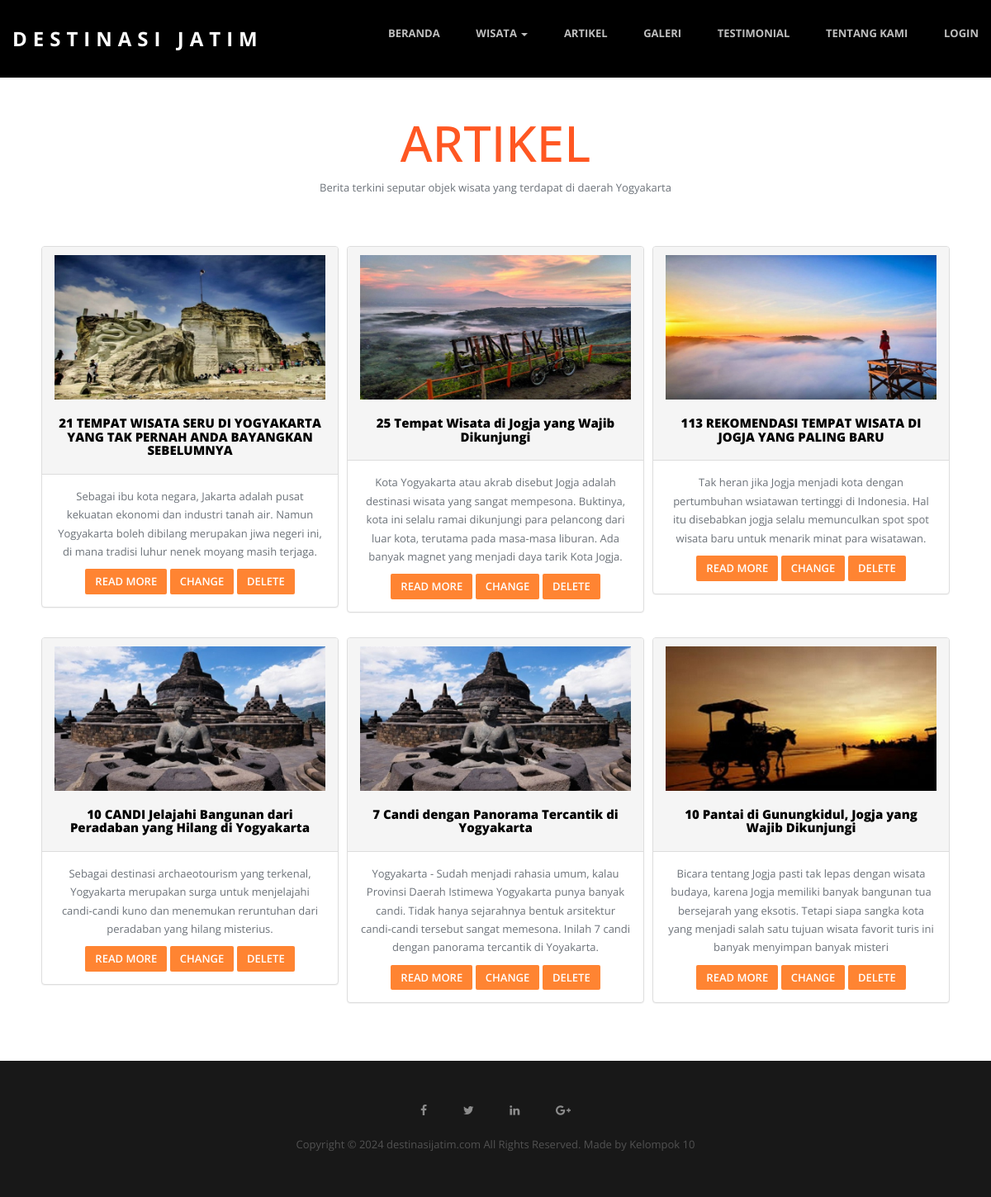
Screenshot of /artikel.php with the database file from the repository.
### tables this page shows
CREATE TABLE `artikel` (
  `id` int(100) NOT NULL,
  `judul` varchar(400) NOT NULL,
  `keterangan` varchar(500) NOT NULL,
  `url` varchar(250) NOT NULL,
  `foto` varchar(200) NOT NULL
);

### artikel.php (the view, shortened to what this page needs)
<!doctype html>
<html class="no-js" lang="">
<head>
  <link rel="stylesheet" href="css/bootstrap.min.css">
  <link rel="stylesheet" href="css/flexslider.css">
  <link rel="stylesheet" href="css/jquery.fancybox.css">
  <link rel="stylesheet" href="css/main.css">
  <link rel="stylesheet" href="css/responsive.css">
  <link rel="stylesheet" href="css/font-icon.css">
  <link rel="stylesheet" href="css/animate.min.css">
  <link rel="stylesheet" href="css/article.css">
  <link rel="stylesheet" href="https://maxcdn.bootstrapcdn.com/font-awesome/4.4.0/css/font-awesome.min.css">
</head>
<body>
  <header id="header" class="navbar-fixed-top">
    <div class="header-content clearfix"> <a class="logo" href="index.php">DESTINASI JATIM</a>
      <nav class="navigation" role="navigation">
        <ul class="primary-nav">
          <li><a href="index.php">Beranda</a></li>
          <li class="dropdown">
            <a href="#" class="dropdown-toggle" data-toggle="dropdown">Wisata <b class="caret"></b></a>
          </li>
          <li><a href="artikel.php">Artikel</a></li>
          <li><a href="galeri.php">Galeri</a></li>
          <li><a href="testimonial.php">Testimonial</a></li>
          <li><a href="tentang.php">Tentang Kami</a></li>
          <?php
          if (!isset($_SESSION['is_login'])) {
          ?>
            <li>
              <a href="login.php">Login</a>
            </li>
          <?php } else { ?>
            <li>
              <a href="akunuser.php?logoutSubmit=1" class="logout">Logout (<?= $_SESSION['namauser']; ?>)</a>
            </li><?php } ?>
        </ul>
      </nav>
    </div>
  </header>
  <main>
    <section id="intro" class="title-container">
      <div class="container">
        <div class="col-md-8 col-md-offset-2 text-center">
          <h1 class="title-intro">ARTIKEL</h1>
            <p>Berita terkini seputar objek wisata yang terdapat di daerah Yogyakarta</p>
        </div>
      </div>
    </section>
    <section id="services" class="services service-section">
      <div class="article">
        <?php
        include "koneksi.php";
        $query = "SELECT * FROM artikel";
        $sql = mysqli_query($connect, $query);
        while ($data = mysqli_fetch_array($sql)) {
        ?>
          <div class="panel panel-default">
            <div class="panel-heading">
              <?php echo "<img src='images/foto/" . $data['foto'] . "'>"; ?>
              <h2> <?php echo "" . $data['judul'] . ""; ?></h2>
            </div>
            <div class="panel-body">
              <p> <?php echo "" . $data['keterangan'] . ""; ?></p>
              <a <?php echo "href=" . $data['url'] . ""; ?> class="btn btn-default">Read More</a>
              <button type="button" class="btn btn-primary" data-toggle="modal" data-target="#editArticleModal<?php echo $data['id']; ?>">
                Change
              </button>
              <a href="proses_hapus_artikel.php?id=<?php echo $data['id']; ?>" class="btn btn-danger">Delete</a>
            </div>
          </div>
        <?php
        }
        ?>
    </section>
  </main>
  <footer class="footer">
    <div class="footer-top section">
      <div class="container" align="center">
        <div class="row">
          <a style="padding:20px" ; href="#"><i class="fa fa-facebook"></i></a>
          <a style="padding:20px" ; href="#"><i class="fa fa-twitter"></i></a>
          <a style="padding:20px" ; href="#"><i class="fa fa-linkedin"></i></a>
          <a style="padding:20px" ; href="#"><i class="fa fa-google-plus"></i></a>
          <br>
          <br>
          <p>Copyright © 2024 destinasijatim.com All Rights Reserved. Made by Kelompok 10 </p>
        </div>
      </div>
    </div>
  </footer>
</body>
</html>

### css/main.css (style rules this page uses)
p { font-size: 13px; line-height: 22.4px; color: #6c7279; }
h1 { font-size: 65px; color: #2d3033; }
h2 { font-size: 40px; color: #2d3033; }
.btn { background-color: #F60; color: #fff; font-size: 13px; font-weight: 600; border: 0; -moz-border-radius: 2px; -webkit-border-radius: 2px; border-radius: 2px; display: inline-block; text-transform: uppercase; opacity:0.8; }
a { color: #e84545; }
body { font-family: "Open Sans", Arial, sans-serif; font-weight: 400; color: #6c7279; }
ul, ol { margin: 0; padding: 0; }
ul li { list-style: none; }
.section { padding: 3em 0; }
#header { position: fixed; width: 100%; z-index: 999; background-color: black; }
#header .header-content { margin: 0 auto; max-width: 1170px; padding: 30px 0; width: 100%; -moz-transition: padding 0.3s; -o-transition: padding 0.3s; -webkit-transition: padding 0.3s; transition: padding 0.3s; }
#header .logo { float: left; font-size: 2.4rem; font-weight:700; color:rgb(255, 255, 255); text-decoration:none; text-transform:uppercase; letter-spacing:7px; }
.navigation { float: right; }
.navigation li { display: inline-block; }
.navigation a { color: rgba(255, 255, 255, 0.75); font-size: 13px; font-weight: 700; margin-left: 40px; text-transform: uppercase; }
.panel-body { text-align: center; }
.service-section { padding-top: 50px; }
.services { margin-bottom: 50px; }
.footer { text-align: left; }
.footer-top { background-color: #181818; padding-top: 50px; }
.footer p { color: rgba(255, 255, 255, 0.25); }
.footer a { color: rgba(255, 255, 255, 0.50); }
.title-intro { color: #ff5722; font-size: 6rem; font-weight: 500; text-transform: uppercase; text-align: center; }
main { padding-top: 12rem; min-height: 77.5vh; }

### css/article.css (style rules this page uses)
.article { display: flex; flex-direction: row; justify-content: center; gap: 1rem; align-items: start; flex-wrap: wrap; }
.article > * { width: clamp(300px, 30%, 800px); text-align: center; }
.article img { width: 100%; object-fit: scale-down; }
.article h2 { font-size: 1.5rem; font-weight: 800; color: rgb(0, 0, 0); }

### rows the page displays
artikel: foto (picture), judul "21 TEMPAT WISATA SERU DI YOGYAKARTA YANG TAK PERNAH ANDA BAYANGKAN SEBELUMNYA", keterangan "Sebagai ibu kota negara, Jakarta adalah pusat kekuatan ekonomi dan industri tanah air. Namun Yogyakarta boleh dibilang merupakan jiwa negeri ini, di mana tradisi luhur nenek moyang masih terjaga."
artikel: foto (picture), judul "25 Tempat Wisata di Jogja yang Wajib Dikunjungi", keterangan "Kota Yogyakarta atau akrab disebut Jogja adalah destinasi wisata yang sangat mempesona. Buktinya, kota ini selalu ramai dikunjungi para pelancong dari luar kota, terutama pada masa-masa liburan. Ada banyak magnet yang menjadi daya tarik Kota Jogja."
artikel: foto (picture), judul "113 REKOMENDASI TEMPAT WISATA DI JOGJA YANG PALING BARU", keterangan "Tak heran jika Jogja menjadi kota dengan pertumbuhan wsiatawan tertinggi di Indonesia. Hal itu disebabkan jogja selalu memunculkan spot spot wisata baru untuk menarik minat para wisatawan."
artikel: foto (picture), judul "10 CANDI Jelajahi Bangunan dari Peradaban yang Hilang di Yogyakarta", keterangan "Sebagai destinasi archaeotourism yang terkenal, Yogyakarta merupakan surga untuk menjelajahi candi-candi kuno dan menemukan reruntuhan dari peradaban yang hilang misterius."
artikel: foto (picture), judul "7 Candi dengan Panorama Tercantik di Yogyakarta", keterangan "Yogyakarta - Sudah menjadi rahasia umum, kalau Provinsi Daerah Istimewa Yogyakarta punya banyak candi. Tidak hanya sejarahnya bentuk arsitektur candi-candi tersebut sangat memesona. Inilah 7 candi dengan panorama tercantik di Yoyakarta."
artikel: foto (picture), judul "10 Pantai di Gunungkidul, Jogja yang Wajib Dikunjungi", keterangan "Bicara tentang Jogja pasti tak lepas dengan wisata budaya, karena Jogja memiliki banyak bangunan tua bersejarah yang eksotis. Tetapi siapa sangka kota yang menjadi salah satu tujuan wisata favorit turis ini banyak menyimpan banyak misteri"
